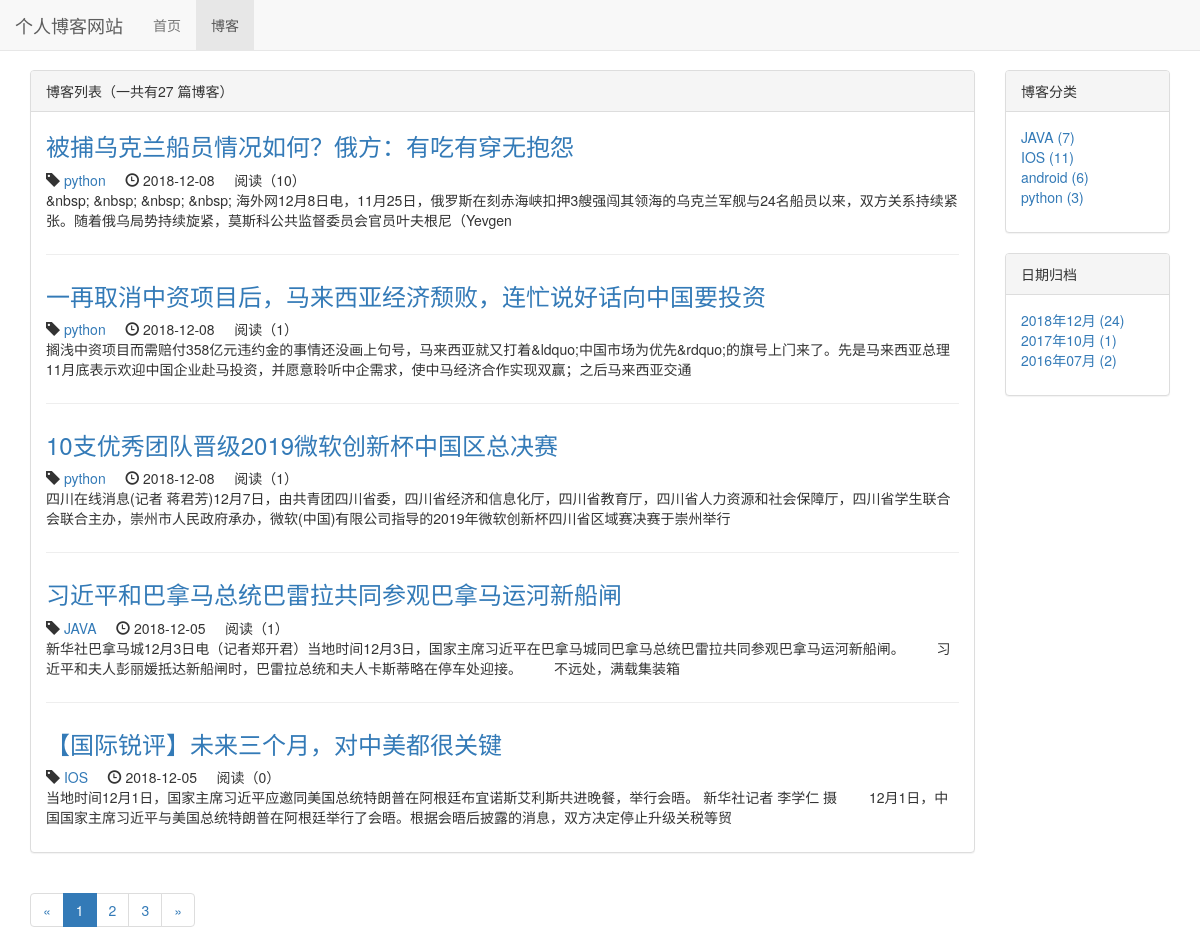
/blog/, run on an earlier commit of the app's database.
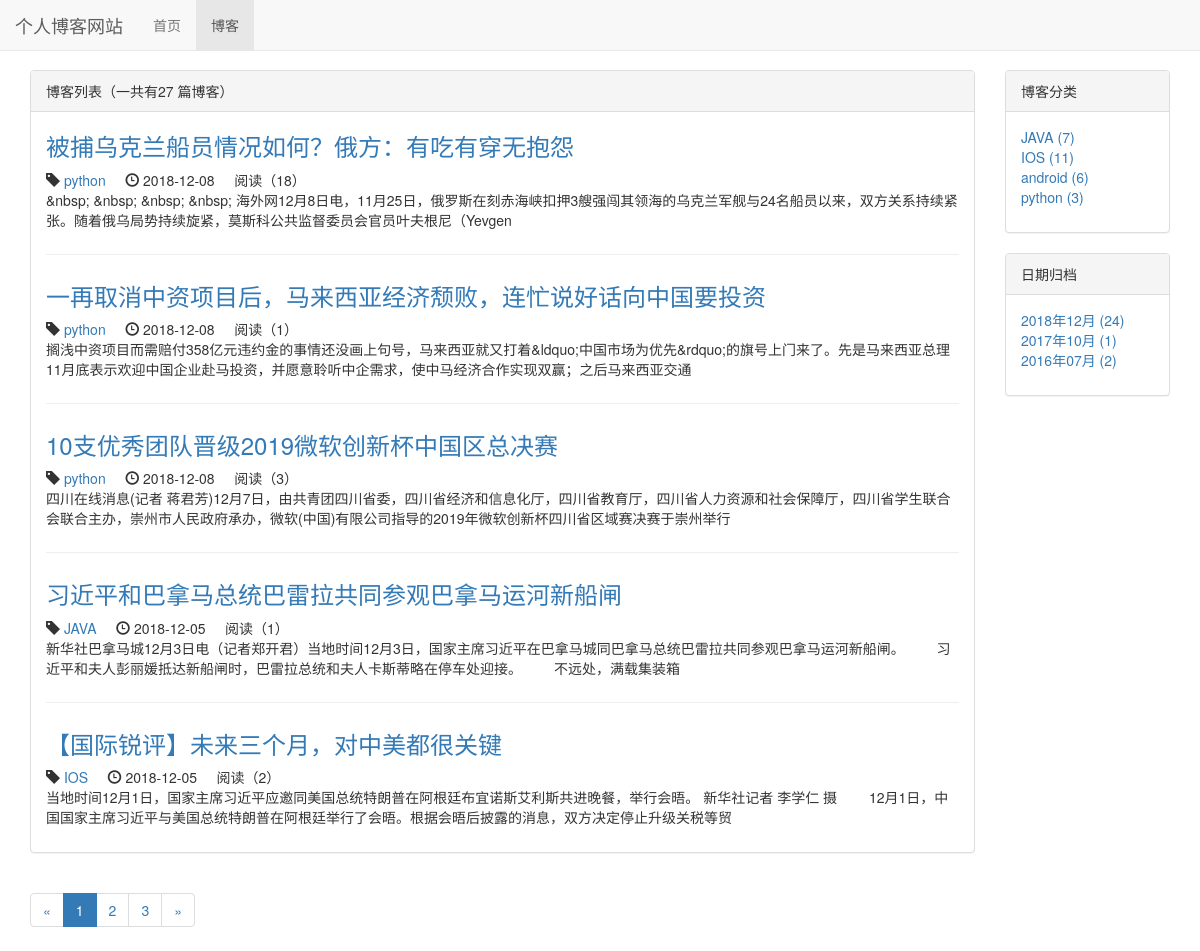
And on a later commit of the database.
### blog/models.py (models this page shows, shortened)
class Blog(models.Model,ReadNumExpandMethod):
    title=models.CharField(max_length=50)
    blog_type = models.ForeignKey(BlogType,on_delete=models.DO_NOTHING)
    content = RichTextUploadingField()
    author = models.ForeignKey(User,on_delete=models.DO_NOTHING)
    create_time = models.DateTimeField(auto_now_add=True)
    last_updated_time = models.DateTimeField(auto_now=True)
    class Meta:
        ordering = ['-create_time']

class BlogType(models.Model):
    type_name = models.CharField(max_length=15)
    def __str__(self):
        return self.type_name

### read_statistics/models.py (models this page shows)
class ReadNum(models.Model):
    read_num = models.IntegerField(default=0)
    content_type = models.ForeignKey(ContentType,on_delete=models.CASCADE)
    object_id = models.PositiveIntegerField()
    content_object = GenericForeignKey('content_type','object_id')

### blog/views.py (the view)
# urls.py: path('', views.blog_list,name="blog_list"),
def blog_list(request):
    page_num = request.GET.get('page',1)
    blog_all_list = Blog.objects.all()
    context = get_blog_list_common_data(blog_all_list,page_num)
    return render_to_response('blog/blog_list.html', context)

### read_statistics/models.py (called while the page is built)
    def get_read_num(self):
        try:
            ct = ContentType.objects.get_for_model(self)
            readnum = ReadNum.objects.get(content_type=ct,object_id=self.pk)
            return readnum.read_num
        except exceptions.ObjectDoesNotExist:
            return 0

### blog/templates/blog/blog_list.html (shortened to what this page needs)
{% extends 'base.html' %}
{% load staticfiles %}
{% block nav_blog_active %}active{% endblock %}
{% block header_extends %}
    <link rel="stylesheet" href="{% static 'blog/blog.css' %}">
{% endblock %}
{% block content %}
    <div class="container">
        <div class="row">
            <div class="col-xs-12 col-sm-8 col-md-9 col-lg-10">
                <div class="panel panel-default">
                    <div class="panel-heading">{% block blog_list_title %}博客列表（一共有{{ page_of_blogs.paginator.count }}
                        篇博客）{% endblock %}</div>
                    <div class="panel-body">
                        {% for blog in page_of_blogs.object_list %}
                            <div class="blog">
                                <h3><a href="{% url 'blog_detail' blog.pk %}">{{ blog.title }}</a></h3>
                                <p class="blog-info">
                                    <span class="glyphicon glyphicon-tag"></span>&nbsp;<a href="{% url 'blog_with_type' blog.blog_type.pk %}">{{ blog.blog_type }}</a>&nbsp;&nbsp;&nbsp;&nbsp;
                                    <span class="glyphicon glyphicon-time"></span>&nbsp;{{ blog.create_time|date:'Y-m-d' }}
                                    &nbsp;&nbsp;&nbsp;&nbsp;阅读（{{ blog.get_read_num }}）
                                </p>
                                <p>{{ blog.content | striptags | truncatechars:120 }}</p>
                            </div>
                        {% empty %}
                            <div>
                                <p>---暂无博客，敬请期待---</p>
                            </div>
                        {% endfor %}
                    </div>
                </div>
                <div>
                    <ul class="pagination">
                        <li>
                            {% if page_of_blogs.has_previous %}
                                <a href="?page={{ page_of_blogs.previous_page_number }}" aria-label="Previous"><span
                                        aria-hidden="true">&laquo;</span></a>
                            {% else %}
                                <span aria-hidden="true">&laquo;</span>
                            {% endif %}
                        </li>
                        {% for page_num in page_range %}
                            {% if page_num == page_of_blogs.number %}
                                <li class="active"><a href="?page={{ page_num }}"> {{ page_num }}</a></li>
                            {% else %}
                                <li><a href="?page={{ page_num }}"> {{ page_num }}</a></li>
                            {% endif %}
                        {% endfor %}
                        <li>
                            {% if page_of_blogs.has_next %}
                                <a href="?page={{ page_of_blogs.next_page_number }}" aria-label="Next"><span
                                        aria-hidden="true">&raquo;</span></a>
                            {% else %}
                                <span aria-hidden="true">&raquo;</span>
                            {% endif %}
                        </li>
                    </ul>
                </div>
            </div>
            <div class="hidden-xs col-sm-4 col-md-3 col-lg-2">
                <div class="panel panel-default">
                    <div class="panel-heading">博客分类</div>
                    <div class="panel-body">
                        <ul class="blog_types">
                            {% for blog_type in blog_types %}
                                <li><a href="{% url 'blog_with_type' blog_type.pk %}">
                                    {{ blog_type.type_name }} ({{ blog_type.blog_count }})
                                </a></li>
                            {% empty %}
                                <li>暂无分类</li>
                            {% endfor %}
                        </ul>
                    </div>
                </div>
                <div class="panel panel-default">
                    <div class="panel-heading">日期归档</div>
                    <div class="panel-body">
                        <ul>
                            {% for blog_date,blog_count in blog_dates.items %}
                                <li>
                                    <a href="{% url 'blog_with_date' blog_date.year blog_date.month %}">
                                        {{ blog_date|date:'Y年m月' }} ({{ blog_count }})
                                    </a>
                                </li>
                            {% endfor %}
                        </ul>
                    </div>
                </div>
            </div>
        </div>
    </div>
{% endblock %}

### templates/base.html (shortened to what this page needs)
{% load staticfiles %}
<!DOCTYPE html>
<html lang="zh-CN">
<head>
    <link rel="stylesheet" href="{% static 'base.css' %}">
    <link rel="stylesheet" href="{% static 'bootstrap-3.3.7/css/bootstrap.min.css' %}">
    {% block header_extends %}{% endblock %}
</head>
<body>
<div class="navbar navbar-default navbar-fixed-top" role="navigation">
    <div class="container-fluid">
        <div class="navbar-header">
            <a class="navbar-brand" href="{% url 'home' %}">个人博客网站</a>
        </div>
        <div id="navbar-collapse" class="collapse navbar-collapse">
            <ul class="nav navbar-nav">
                <li class="{% block nav_home_active %}{% endblock %}">
                    <a href="/">首页</a>
                </li>
                <li class="{% block nav_blog_active %}{% endblock %}">
                    <a href="{% url 'blog_list' %}">博客</a>
                </li>
            </ul>
        </div>
    </div>
</div>
{% block content %}{% endblock %}
</body>
</html>

### static/base.css (style rules this page uses)
* { margin: 0px; padding: 0px; }
body { margin-top: 70px!important; }
ul { list-style-type: none!important; }

### blog/static/blog/blog.css (style rules this page uses)
ul.blog_types { list-style-type: none }
div.blog:not(:last-child) { margin-bottom: 2em; padding-bottom: 1em; border-bottom: 1px solid #eee; }
div.blog h3 { margin-top: 0.5ex; }
div.blog p.blog-info { margin-bottom: 0px; }

What changed in the data, as far as the page shows it:
changed through a linked row, Blog "被捕乌克兰船员情况如何？俄方：有吃有穿无抱怨": get_read_num "10" → "18"
changed through a linked row, Blog "10支优秀团队晋级2019微软创新杯中国区总决赛": get_read_num "1" → "3"
computed for Blog "【国际锐评】未来三个月，对中美都很关键": get_read_num "0" → "2"
